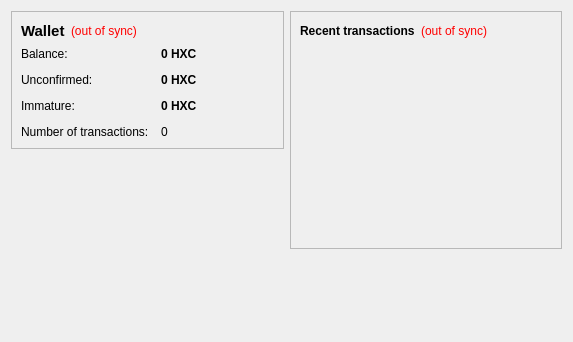
<?xml version="1.0" encoding="UTF-8"?>
<ui version="4.0">
 <class>OverviewPage</class>
 <widget class="QWidget" name="OverviewPage">
  <property name="geometry">
   <rect>
    <x>0</x>
    <y>0</y>
    <width>573</width>
    <height>342</height>
   </rect>
  </property>
  <property name="windowTitle">
   <string>Form</string>
  </property>
  <layout class="QHBoxLayout" name="horizontalLayout" stretch="1,1">
   <item>
    <layout class="QVBoxLayout" name="verticalLayout_2">
     <item>
      <widget class="QFrame" name="frame">
       <property name="frameShape">
        <enum>QFrame::StyledPanel</enum>
       </property>
       <property name="frameShadow">
        <enum>QFrame::Raised</enum>
       </property>
       <layout class="QVBoxLayout" name="verticalLayout_4">
        <item>
         <layout class="QHBoxLayout" name="horizontalLayout_4">
          <item>
           <widget class="QLabel" name="label_5">
            <property name="font">
             <font>
              <pointsize>11</pointsize>
              <weight>75</weight>
              <bold>true</bold>
             </font>
            </property>
            <property name="text">
             <string>Wallet</string>
            </property>
           </widget>
          </item>
          <item>
           <widget class="QLabel" name="labelWalletStatus">
            <property name="toolTip">
             <string>The displayed information may be out of date. Your wallet automatically synchronizes with the HeisenbergHex network after a connection is established, but this process has not completed yet.</string>
            </property>
            <property name="styleSheet">
             <string notr="true">QLabel { color: red; }</string>
            </property>
            <property name="text">
             <string notr="true">(out of sync)</string>
            </property>
            <property name="alignment">
             <set>Qt::AlignLeading|Qt::AlignLeft|Qt::AlignVCenter</set>
            </property>
           </widget>
          </item>
          <item>
           <spacer name="horizontalSpacer_2">
            <property name="orientation">
             <enum>Qt::Horizontal</enum>
            </property>
            <property name="sizeHint" stdset="0">
             <size>
              <width>40</width>
              <height>20</height>
             </size>
            </property>
           </spacer>
          </item>
         </layout>
        </item>
        <item>
         <layout class="QFormLayout" name="formLayout_2">
          <property name="fieldGrowthPolicy">
           <enum>QFormLayout::AllNonFixedFieldsGrow</enum>
          </property>
          <property name="horizontalSpacing">
           <number>12</number>
          </property>
          <property name="verticalSpacing">
           <number>12</number>
          </property>
          <item row="0" column="0">
           <widget class="QLabel" name="label">
            <property name="text">
             <string>Balance:</string>
            </property>
           </widget>
          </item>
          <item row="0" column="1">
           <widget class="QLabel" name="labelBalance">
            <property name="font">
             <font>
              <weight>75</weight>
              <bold>true</bold>
             </font>
            </property>
            <property name="cursor">
             <cursorShape>IBeamCursor</cursorShape>
            </property>
            <property name="toolTip">
             <string>Your current balance</string>
            </property>
            <property name="text">
             <string notr="true">0 HXC</string>
            </property>
            <property name="textInteractionFlags">
             <set>Qt::LinksAccessibleByMouse|Qt::TextSelectableByKeyboard|Qt::TextSelectableByMouse</set>
            </property>
           </widget>
          </item>
          <item row="1" column="0">
           <widget class="QLabel" name="label_3">
            <property name="text">
             <string>Unconfirmed:</string>
            </property>
           </widget>
          </item>
          <item row="1" column="1">
           <widget class="QLabel" name="labelUnconfirmed">
            <property name="font">
             <font>
              <weight>75</weight>
              <bold>true</bold>
             </font>
            </property>
            <property name="cursor">
             <cursorShape>IBeamCursor</cursorShape>
            </property>
            <property name="toolTip">
             <string>Total of transactions that have yet to be confirmed, and do not yet count toward the current balance</string>
            </property>
            <property name="text">
             <string notr="true">0 HXC</string>
            </property>
            <property name="textInteractionFlags">
             <set>Qt::LinksAccessibleByMouse|Qt::TextSelectableByKeyboard|Qt::TextSelectableByMouse</set>
            </property>
           </widget>
          </item>
          <item row="3" column="0">
           <widget class="QLabel" name="label_2">
            <property name="text">
             <string>Number of transactions:</string>
            </property>
           </widget>
          </item>
          <item row="3" column="1">
           <widget class="QLabel" name="labelNumTransactions">
            <property name="toolTip">
             <string>Total number of transactions in wallet</string>
            </property>
            <property name="text">
             <string notr="true">0</string>
            </property>
           </widget>
          </item>
          <item row="2" column="0">
           <widget class="QLabel" name="labelImmatureText">
            <property name="text">
             <string>Immature:</string>
            </property>
           </widget>
          </item>
          <item row="2" column="1">
           <widget class="QLabel" name="labelImmature">
            <property name="font">
             <font>
              <weight>75</weight>
              <bold>true</bold>
             </font>
            </property>
            <property name="toolTip">
             <string>Mined balance that has not yet matured</string>
            </property>
            <property name="text">
             <string notr="true">0 HXC</string>
            </property>
            <property name="textInteractionFlags">
             <set>Qt::LinksAccessibleByMouse|Qt::TextSelectableByKeyboard|Qt::TextSelectableByMouse</set>
            </property>
           </widget>
          </item>
         </layout>
        </item>
       </layout>
      </widget>
     </item>
     <item>
      <spacer name="verticalSpacer">
       <property name="orientation">
        <enum>Qt::Vertical</enum>
       </property>
       <property name="sizeHint" stdset="0">
        <size>
         <width>20</width>
         <height>40</height>
        </size>
       </property>
      </spacer>
     </item>
     <item>
      <widget class="QLabel" name="label_6">
       <property name="text">
        <string/>
       </property>
       <property name="pixmap">
        <pixmap resource="../bitcoin.qrc">:/images/backg</pixmap>
       </property>
       <property name="scaledContents">
        <bool>false</bool>
       </property>
       <property name="alignment">
        <set>Qt::AlignCenter</set>
       </property>
       <property name="margin">
        <number>-2</number>
       </property>
      </widget>
     </item>
    </layout>
   </item>
   <item>
    <layout class="QVBoxLayout" name="verticalLayout_3">
     <item>
      <widget class="QFrame" name="frame_2">
       <property name="frameShape">
        <enum>QFrame::StyledPanel</enum>
       </property>
       <property name="frameShadow">
        <enum>QFrame::Raised</enum>
       </property>
       <layout class="QVBoxLayout" name="verticalLayout">
        <item>
         <layout class="QHBoxLayout" name="horizontalLayout_2">
          <item>
           <widget class="QLabel" name="label_4">
            <property name="text">
             <string>&lt;b&gt;Recent transactions&lt;/b&gt;</string>
            </property>
           </widget>
          </item>
          <item>
           <widget class="QLabel" name="labelTransactionsStatus">
            <property name="toolTip">
             <string>The displayed information may be out of date. Your wallet automatically synchronizes with the HeisenbergHex network after a connection is established, but this process has not completed yet.</string>
            </property>
            <property name="styleSheet">
             <string notr="true">QLabel { color: red; }</string>
            </property>
            <property name="text">
             <string notr="true">(out of sync)</string>
            </property>
            <property name="alignment">
             <set>Qt::AlignRight|Qt::AlignTrailing|Qt::AlignVCenter</set>
            </property>
           </widget>
          </item>
          <item>
           <spacer name="horizontalSpacer">
            <property name="orientation">
             <enum>Qt::Horizontal</enum>
            </property>
            <property name="sizeHint" stdset="0">
             <size>
              <width>40</width>
              <height>20</height>
             </size>
            </property>
           </spacer>
          </item>
         </layout>
        </item>
        <item>
         <widget class="QListView" name="listTransactions">
          <property name="styleSheet">
           <string notr="true">QListView { background: transparent; }</string>
          </property>
          <property name="frameShape">
           <enum>QFrame::NoFrame</enum>
          </property>
          <property name="verticalScrollBarPolicy">
           <enum>Qt::ScrollBarAlwaysOff</enum>
          </property>
          <property name="horizontalScrollBarPolicy">
           <enum>Qt::ScrollBarAlwaysOff</enum>
          </property>
          <property name="selectionMode">
           <enum>QAbstractItemView::NoSelection</enum>
          </property>
         </widget>
        </item>
       </layout>
      </widget>
     </item>
     <item>
      <spacer name="verticalSpacer_2">
       <property name="orientation">
        <enum>Qt::Vertical</enum>
       </property>
       <property name="sizeHint" stdset="0">
        <size>
         <width>20</width>
         <height>40</height>
        </size>
       </property>
      </spacer>
     </item>
    </layout>
   </item>
  </layout>
 </widget>
 <resources/>
 <connections/>
</ui>
